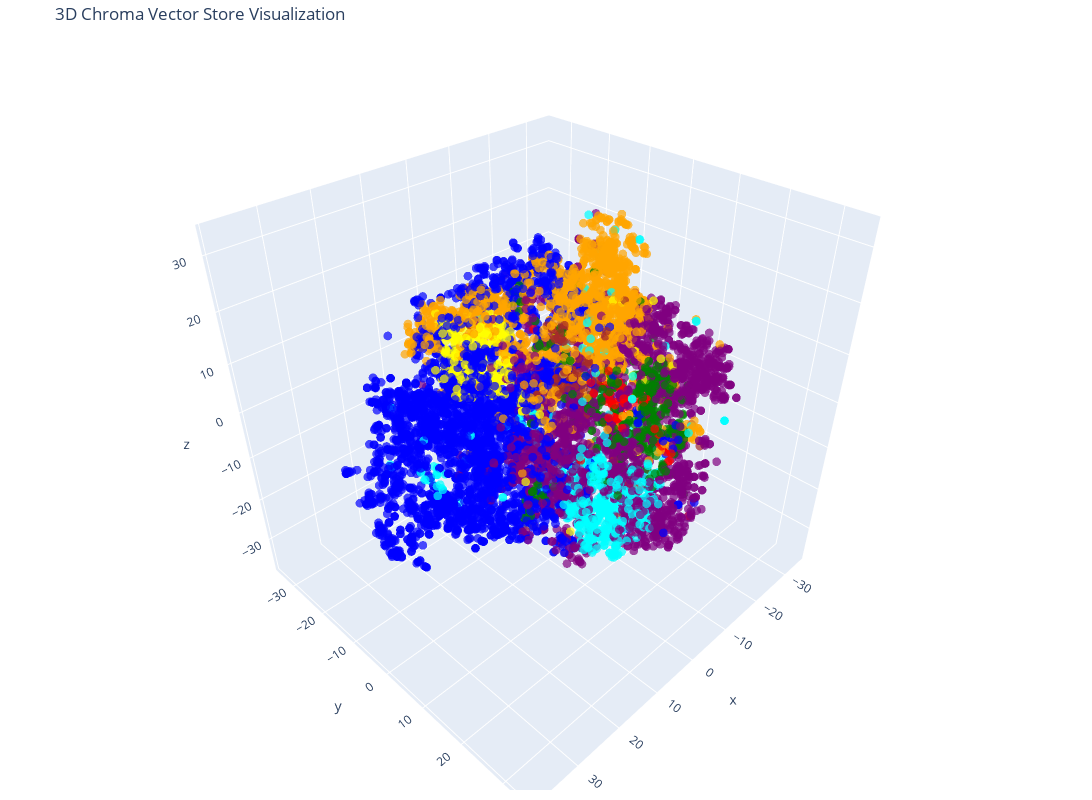

This figure's notebook cell:
### Code cell
# Create the 3D scatter plot
fig = go.Figure(data=[go.Scatter3d(
    x=reduced_vectors[:, 0],
    y=reduced_vectors[:, 1],
    z=reduced_vectors[:, 2],
    mode='markers',
    marker=dict(size=3, color=colors, opacity=0.7),
)])

fig.update_layout(
    title='3D Chroma Vector Store Visualization',
    scene=dict(xaxis_title='x', yaxis_title='y', zaxis_title='z'),
    width=1200,
    height=800,
    margin=dict(r=20, b=10, l=10, t=40)
)

fig.show()

### Figure 1 — Plotly figure (JSON) as saved in the notebook; plotly's stock layout.template omitted (floating-point values rounded to 4 significant figures; data arrays with more than 128 entries replaced by an {"elided": "..."} marker saying what was removed)
{"data": [{"marker": {"color": {"elided": "10000 str values"}, "opacity": 0.7, "size": 3}, "mode": "markers", "type": "scatter3d", "x": {"elided": "10000 float values"}, "y": {"elided": "10000 float values"}, "z": {"elided": "10000 float values"}}], "layout": {"height": 800, "margin": {"b": 10, "l": 10, "r": 20, "t": 40}, "scene": {"xaxis": {"title": {"text": "x"}}, "yaxis": {"title": {"text": "y"}}, "zaxis": {"title": {"text": "z"}}}, "title": {"text": "3D Chroma Vector Store Visualization"}, "width": 1200}}
